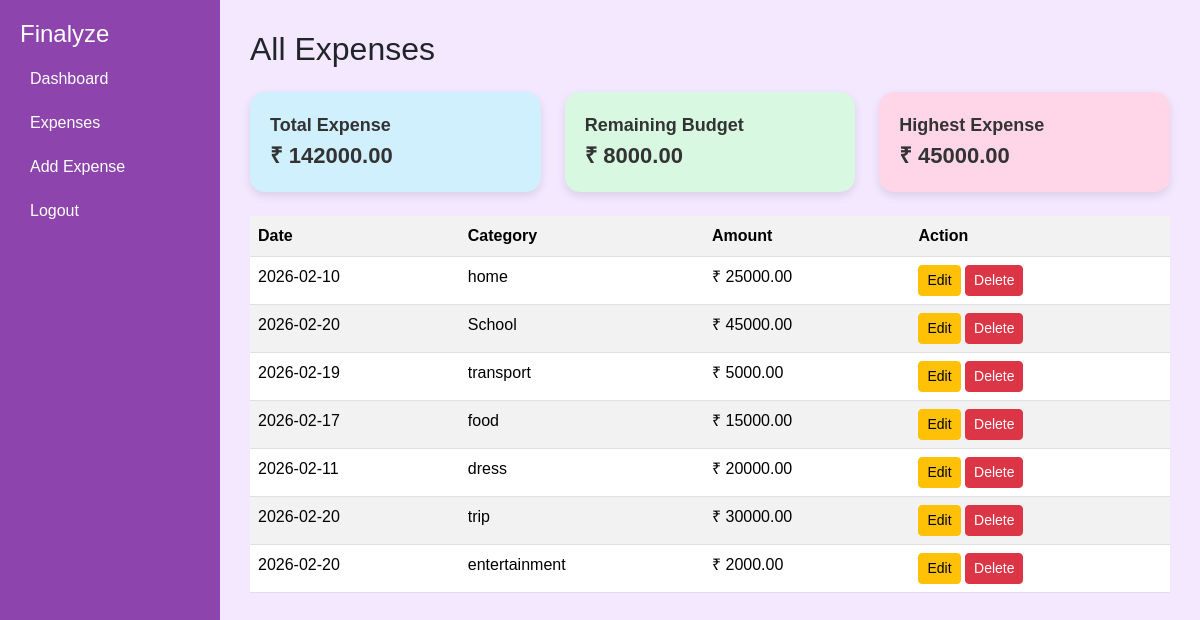
The app's page /expenses (signed in), older data.
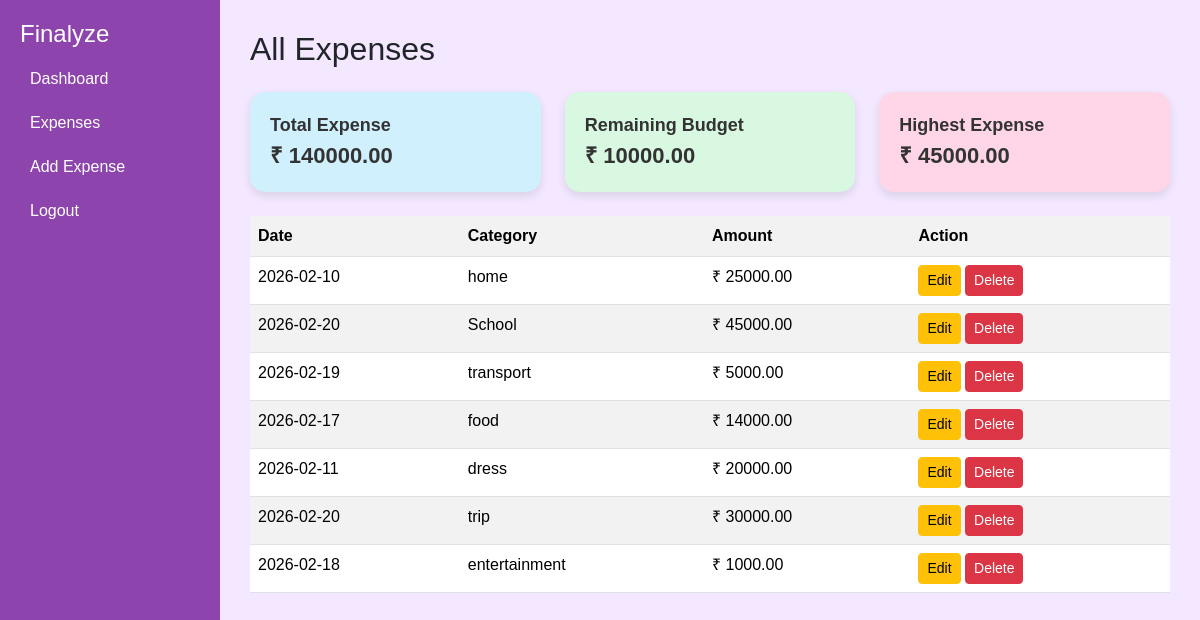
The same page, newer data.
### tables this page shows
CREATE TABLE expenses (
            id INTEGER PRIMARY KEY AUTOINCREMENT,
            user_id INTEGER,
            date TEXT,
            category TEXT,
            description TEXT,
            amount REAL,
            FOREIGN KEY(user_id) REFERENCES users(id)
        );

### app.py (the view)
@app.route("/expenses")
def expenses_page():
    if "user_id" not in session:
        return redirect("/login")
    conn = get_db()
    c = conn.cursor()
    c.execute("SELECT * FROM expenses WHERE user_id=?", (session["user_id"],))
    expenses = c.fetchall()
    conn.close()
    total_expense = 0
    highest_expense = 0
    for e in expenses:
        amount = float(e["amount"])
        total_expense += amount
        if amount > highest_expense:
            highest_expense = amount
    total_budget = 150000  # Change if needed
    remaining_expense = total_budget - total_expense
    return render_template(
        "expenses.html",
        expenses=expenses,
        total_expense=total_expense,
        highest_expense=highest_expense,
        remaining_expense=remaining_expense
    )

### app.py (called while the page is built)
def get_db():
    conn = sqlite3.connect(DB_PATH)
    conn.row_factory = sqlite3.Row
    return conn

### templates/expenses.html (shortened to what this page needs)
<!DOCTYPE html>
<html>
<head>
<link href="https://cdn.jsdelivr.net/npm/bootstrap@5.3.2/dist/css/bootstrap.min.css" rel="stylesheet">
</head>
<body>
<div id="wrapper">
<div id="sidebar">
<h4>Finalyze</h4>
<a href="/dashboard">Dashboard</a>
<a href="/expenses">Expenses</a>
<a href="/add">Add Expense</a>
<a href="/logout">Logout</a>
</div>
<div id="content">
<h2 class="mb-4">All Expenses</h2>
<div class="row mb-4">
    <div class="col-md-4">
        <div class="summary-card pastel-blue">
            <div class="card-title">Total Expense</div>
            <div class="card-value">
                ₹ {{ "%.2f"|format(total_expense) }}
            </div>
        </div>
    </div>
    <div class="col-md-4">
        <div class="summary-card pastel-green">
            <div class="card-title">Remaining Budget</div>
            <div class="card-value">
                ₹ {{ "%.2f"|format(remaining_expense) }}
            </div>
        </div>
    </div>
    <div class="col-md-4">
        <div class="summary-card pastel-pink">
            <div class="card-title">Highest Expense</div>
            <div class="card-value">
                ₹ {{ "%.2f"|format(highest_expense) }}
            </div>
        </div>
    </div>
</div>
<table class="table table-striped">
<tr>
<th>Date</th>
<th>Category</th>
<th>Amount</th>
<th>Action</th>
</tr>
{% for e in expenses %}
<tr>
<td>{{ e.date }}</td>
<td>{{ e.category }}</td>
<td>₹ {{ "%.2f"|format(e.amount) }}</td>
<td>
<a href="/edit/{{ e.id }}" class="btn btn-warning btn-sm">Edit</a>
<a href="/delete/{{ e.id }}" class="btn btn-danger btn-sm">Delete</a>
</td>
</tr>
{% else %}
<tr><td colspan="4">No expenses yet</td></tr>
{% endfor %}
</table>
</div>
</div>
</body>
</html>

### templates/expenses.html (style rules this page uses)
body { margin:0; font-family:Arial; }
#wrapper { display:flex; min-height:100vh; }
#sidebar { width:220px; background:#8e44ad; color:white; padding:20px; }
#sidebar a { display:block; color:white; padding:10px; text-decoration:none; }
#content { flex:1; padding:30px; background:#f3e8ff; }
.summary-card { border-radius:15px; padding:20px; color:#333; font-weight:bold; box-shadow:0 4px 10px rgba(0,0,0,0.1); }
.pastel-blue { background:#d0f0fd; }
.pastel-green { background:#d8f8e1; }
.pastel-pink { background:#ffd6e8; }
.card-title { font-size:18px; }
.card-value { font-size:22px; }

Row changes from the older to the newer data that the page shows:
removed expenses: date "2026-02-20", category "entertainment", amount "2000.00"
changed expenses "food": amount "15000.00" → "14000.00"
added expenses: date "2026-02-18", category "entertainment", amount "1000.00"
Text that changed along with them:
{{ "%.2f"|format(total_expense) }}: "142000.00" → "140000.00"
{{ "%.2f"|format(remaining_expense) }}: "8000.00" → "10000.00"
